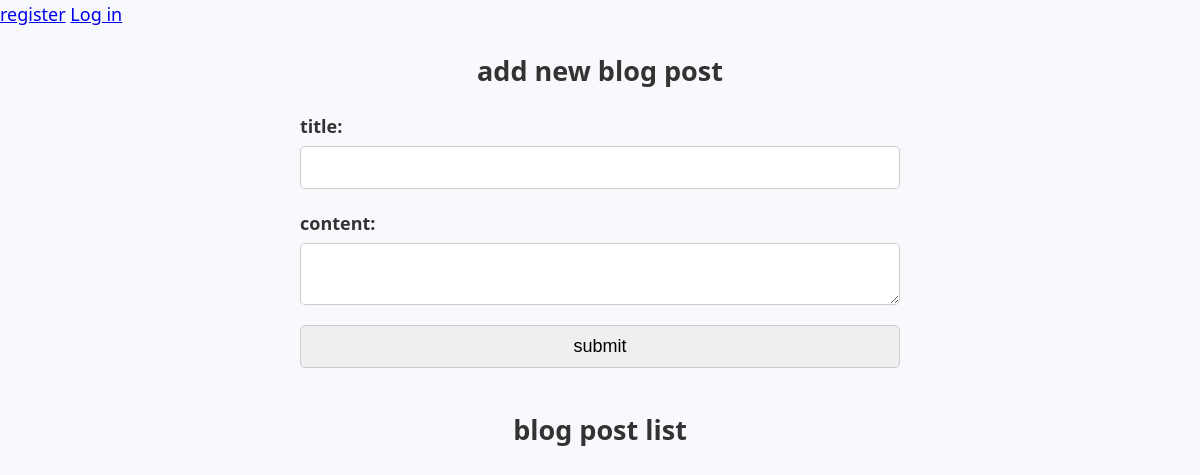
Before: / with the older database file.
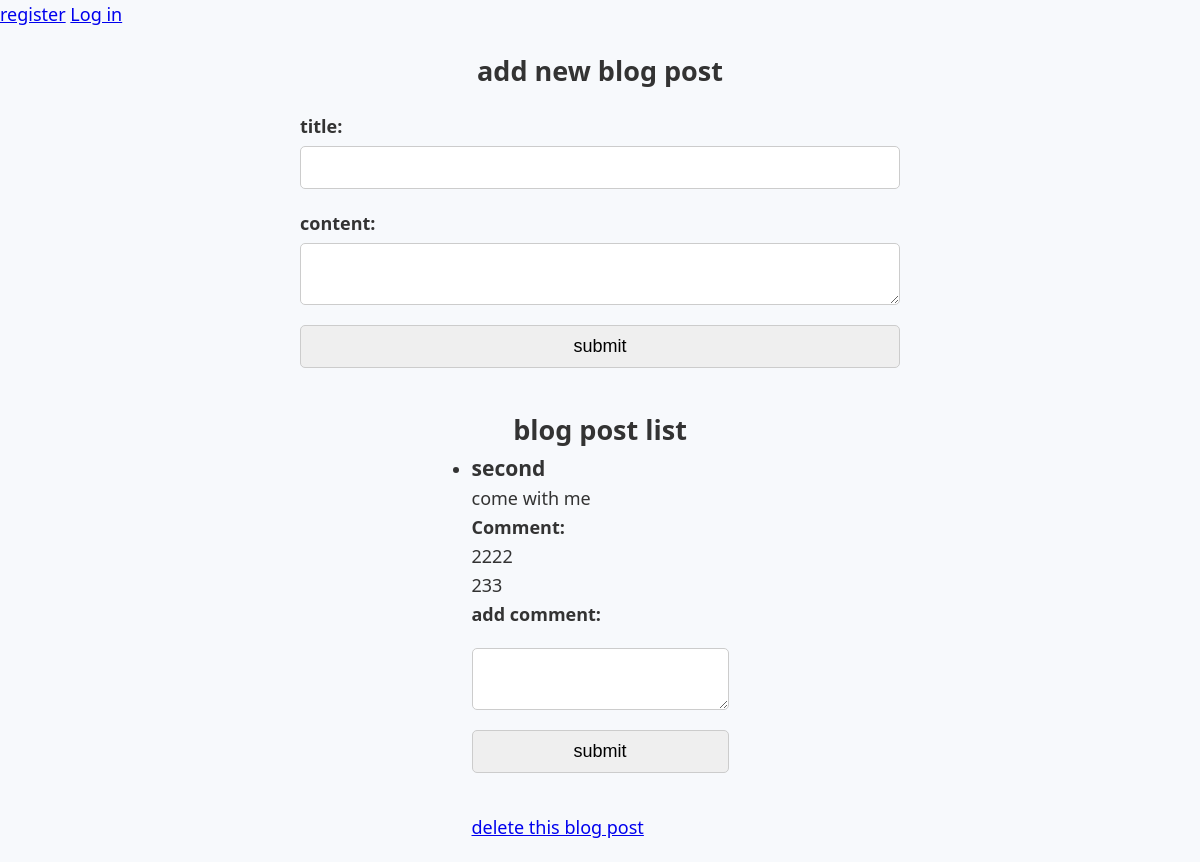
After: the same page with the newer database file.
### tables this page shows
CREATE TABLE `posts` (
  `postID` int(11) NOT NULL,
  `title` varchar(255) NOT NULL,
  `content` text NOT NULL,
  `postDate` date NOT NULL,
  `userID` int(11) DEFAULT NULL,
  `categoryID` int(11) DEFAULT NULL
);

CREATE TABLE `comments` (
  `commentID` int(11) NOT NULL,
  `commentContent` text NOT NULL,
  `commentDate` date NOT NULL,
  `postID` int(11) DEFAULT NULL,
  `userID` int(11) DEFAULT NULL
);

### controllers/ControllerBlog.php (called while the page is built, shortened)
<?php
class ControllerBlog {
    private $post;
    private $comment;
    public function __construct($pdo) {
        $this->post = new Post($pdo);
        $this->comment = new Comment($pdo);
    }
    public function index() {
        $posts = $this->post->getAllPosts();
        $allComments = [];
        foreach ($posts as $p) {
            $allComments[$p['postID']] = $this->comment->getAllCommentsForPost($p['postID']);
        }
        include 'views/blog-index.php';
    }
}
?>

### Class/Post.php (called while the page is built, shortened)
<?php
class Post {
    private $pdo;
    public function __construct($pdo) {
        $this->pdo = $pdo;
    }
    public function getAllPosts() {
        $stmt = $this->pdo->query("SELECT * FROM Posts ORDER BY postDate DESC");
        return $stmt->fetchAll(PDO::FETCH_ASSOC);
    }
}
?>

### Class/Comment.php (called while the page is built, shortened)
<?php
class Comment {
    private $pdo;
    public function __construct($pdo) {
        $this->pdo = $pdo;
    }
    public function getAllCommentsForPost($postID) {
        $stmt = $this->pdo->prepare("SELECT * FROM Comments WHERE postID = ? ORDER BY commentDate DESC");
        $stmt->execute([$postID]);
        return $stmt->fetchAll(PDO::FETCH_ASSOC);
    }
}
?>

### views/blog-index.php (the view, shortened to what this page needs)
<!DOCTYPE html>
<html lang="zh">
<head>
    <link rel="stylesheet" href="./css/style.css">
</head>
<body>
    <a href="Class/register.php">register</a>
    <a href="Class/login.php">Log in</a>
    <div class="container">
        <h2>add new blog post</h2>
        <form method="post" action="index.php?action=addPost">
            <label for="title">title:</label>
            <input type="text" name="title" required>
            <label for="content">content:</label>
            <textarea name="content" required></textarea>
            <input type="submit" name="addPost" value="submit">
        </form>
        <h2>blog post list</h2>
        <ul>
            <?php
            foreach ($posts as $p) {
                echo '<li>';
                echo '<h3>' . $p['title'] . '</h3>';
                echo '<p>' . $p['content'] . '</p>';
                echo '<h4>Comment:</h4>';
                $comments = $allComments[$p['postID']];
                foreach ($comments as $c) {
                    echo '<p>' . $c['commentContent'] . '</p>';
                }
                echo '<h4>add comment:</h4>';
                echo '<form method="post" action="index.php?action=addComment">
        <textarea name="commentContent"></textarea>
        <input type="hidden" name="postID" value="' . $p['postID'] . '">
        <input type="submit" name="addComment" value="submit">
      </form>';
                echo '<a href="./Class/deletePost.php?id=' . $p['postID'] . '">delete this blog post</a>';
            }
            ?>
        </ul>
    </div>
</body>
</html>

### index.php (shortened to what this page needs)
<?php
include 'Class/User.php';
include 'Class/Post.php';
include 'Class/Comment.php';
include 'Class/Category.php';
include 'controllers/ControllerBlog.php';
include 'controllers/ControllerComment.php';
$controller = new ControllerBlog($pdo);
if (isset($_GET['action'])) {
    $action = $_GET['action'];
    if ($action == 'addPost' && isset($_POST['addPost'])) {
        $title = htmlspecialchars($_POST['title'], ENT_QUOTES, 'UTF-8');
        $content = htmlspecialchars($_POST['content'], ENT_QUOTES, 'UTF-8');
        $controller->addPost($_POST['title'], $_POST['content']);
    } elseif ($action == 'addComment' && isset($_POST['addComment'])) {
        $userID = $_SESSION['userID'];
        $controller->addComment($_POST['commentContent'], $_POST['postID'], $userID);
    } elseif ($action == 'deletePost' && isset($_GET['id'])) {
        $controller->deletePost($_GET['id']);
    } elseif ($action == 'updatePost' && isset($_POST['updatePost'])) {
        $postID = $_POST['postID'];
        $title = $_POST['title'];
        $content = $_POST['content'];
        $controller->updatePost($postID, $title, $content, $userID, $categoryID);
    } elseif ($action == 'editPost' && isset($_GET['postID'])) {
        $controller->editPost($_GET['postID']);
    } elseif ($action == 'editUser' && isset($_GET['userID'])) {
        $controllerUser->editUser($_GET['userID']);
    } elseif ($action == 'updateUser' && isset($_POST['updateUser'])) {
        $controllerUser->updateUser($_POST['userID'], $_POST['username'], $_POST['password'], $_POST['email']);
    } elseif ($action == 'deleteUser' && isset($_GET['userID'])) {
        $controllerUser->deleteUser($_GET['userID']);
    }
} else {
    $controller->index();
}

### css/style.css (style rules this page uses)
* { margin: 0; padding: 0; box-sizing: border-box; }
body { font-family: 'Segoe UI', Tahoma, Geneva, Verdana, sans-serif; font-size: 18px; color: #333; background-color: #f7f9fc; line-height: 1.6; }
.container { display: flex; flex-direction: column; align-items: center; justify-content: center; max-width: 1200px; margin: auto; padding: 20px; }
form { width: 100%; max-width: 600px; margin: 20px 0; display: flex; flex-direction: column; }
label { margin-bottom: 5px; font-weight: bold; }
input, textarea { padding: 10px; margin-bottom: 20px; border: 1px solid #ccc; border-radius: 5px; font-size: 1em; }

Changed rows visible on the page:
added posts: title "second", content "come with me"
added comments: commentContent "2222"
added comments: commentContent "233"
